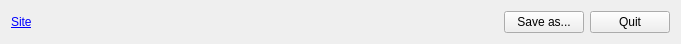
         <widget class="QWidget" name="layoutWidget_12">
          <property name="geometry">
           <rect>
            <x>130</x>
            <y>350</y>
            <width>681</width>
            <height>37</height>
           </rect>
          </property>
          <layout class="QHBoxLayout" name="horizontalLayout_27">
           <item>
            <widget class="QLabel" name="label_109">
             <property name="text">
              <string>&lt;html&gt;&lt;head/&gt;&lt;body&gt;&lt;p&gt;&lt;a href=&quot;https://github.com/gil9red/QRCodeGenerator&quot;&gt;&lt;span style=&quot; text-decoration: underline; color:#0000ff;&quot;&gt;Site&lt;/span&gt;&lt;/a&gt;&lt;/p&gt;&lt;/body&gt;&lt;/html&gt;</string>
             </property>
             <property name="openExternalLinks">
              <bool>true</bool>
             </property>
            </widget>
           </item>
           <item>
            <spacer name="horizontalSpacer_4">
             <property name="orientation">
              <enum>Qt::Horizontal</enum>
             </property>
             <property name="sizeHint" stdset="0">
              <size>
               <width>40</width>
               <height>20</height>
              </size>
             </property>
            </spacer>
           </item>
           <item>
            <widget class="QPushButton" name="pButtonSave">
             <property name="text">
              <string>Save as...</string>
             </property>
            </widget>
           </item>
           <item>
            <widget class="QPushButton" name="pButtonQuit">
             <property name="text">
              <string>Quit</string>
             </property>
            </widget>
           </item>
          </layout>
         </widget>
